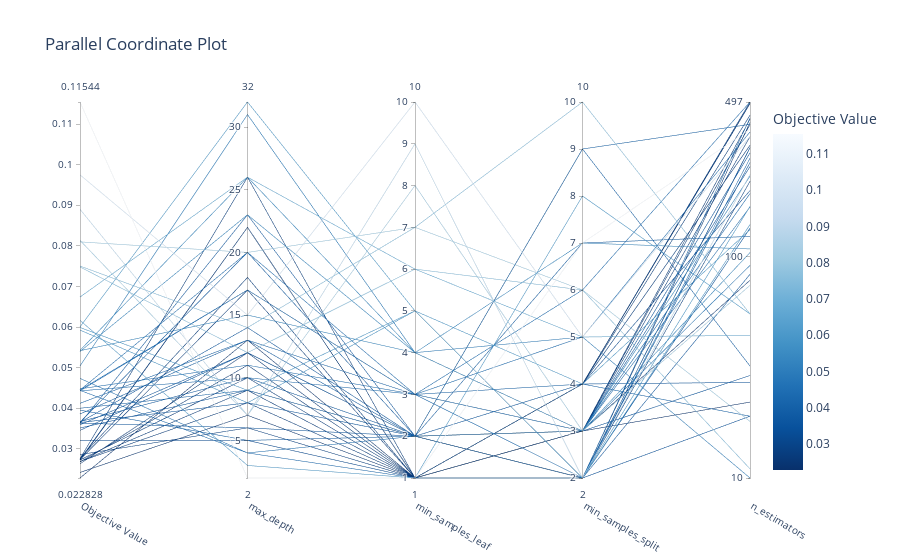

Notebook code for this chart:
### Code cell
# Visualize parallel coordinate plot
vis.plot_parallel_coordinate(study)
